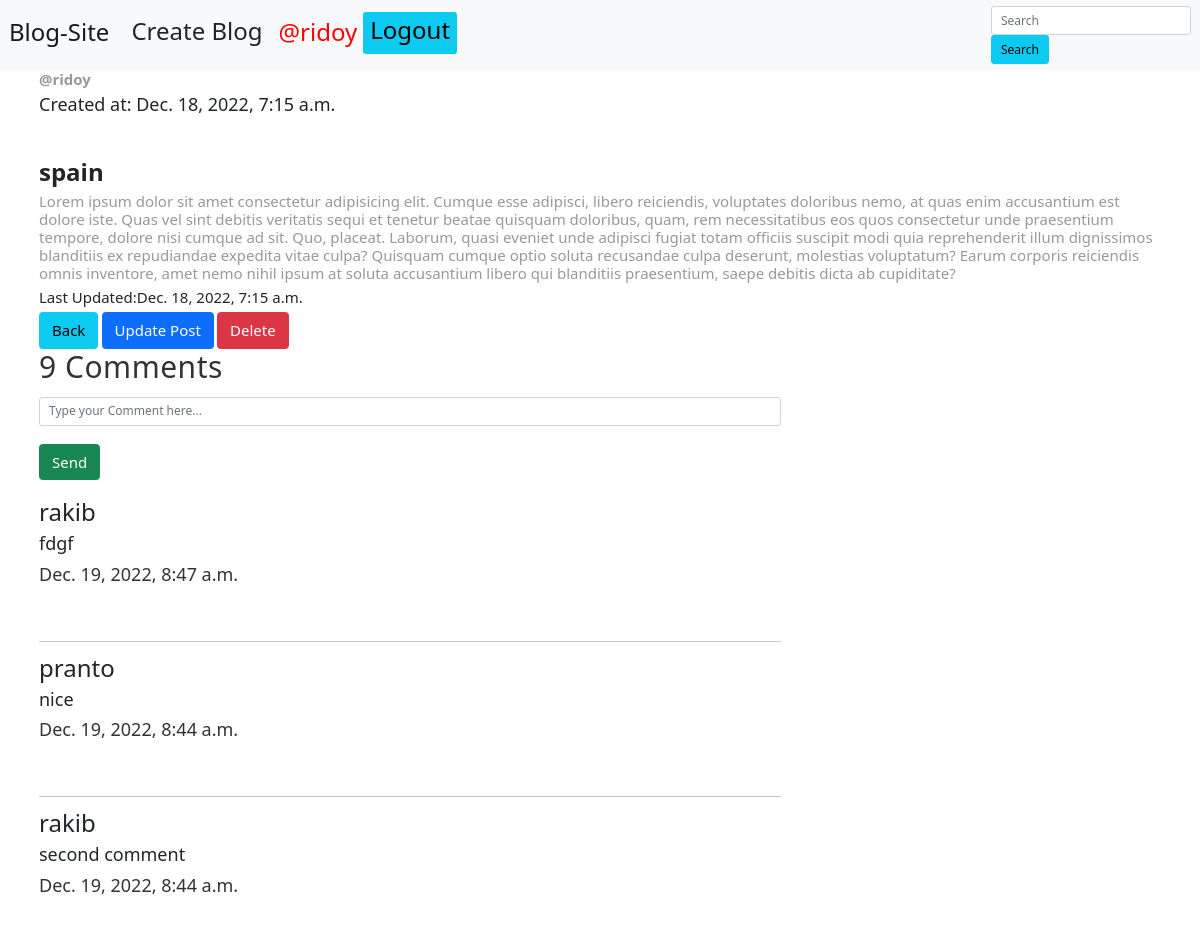
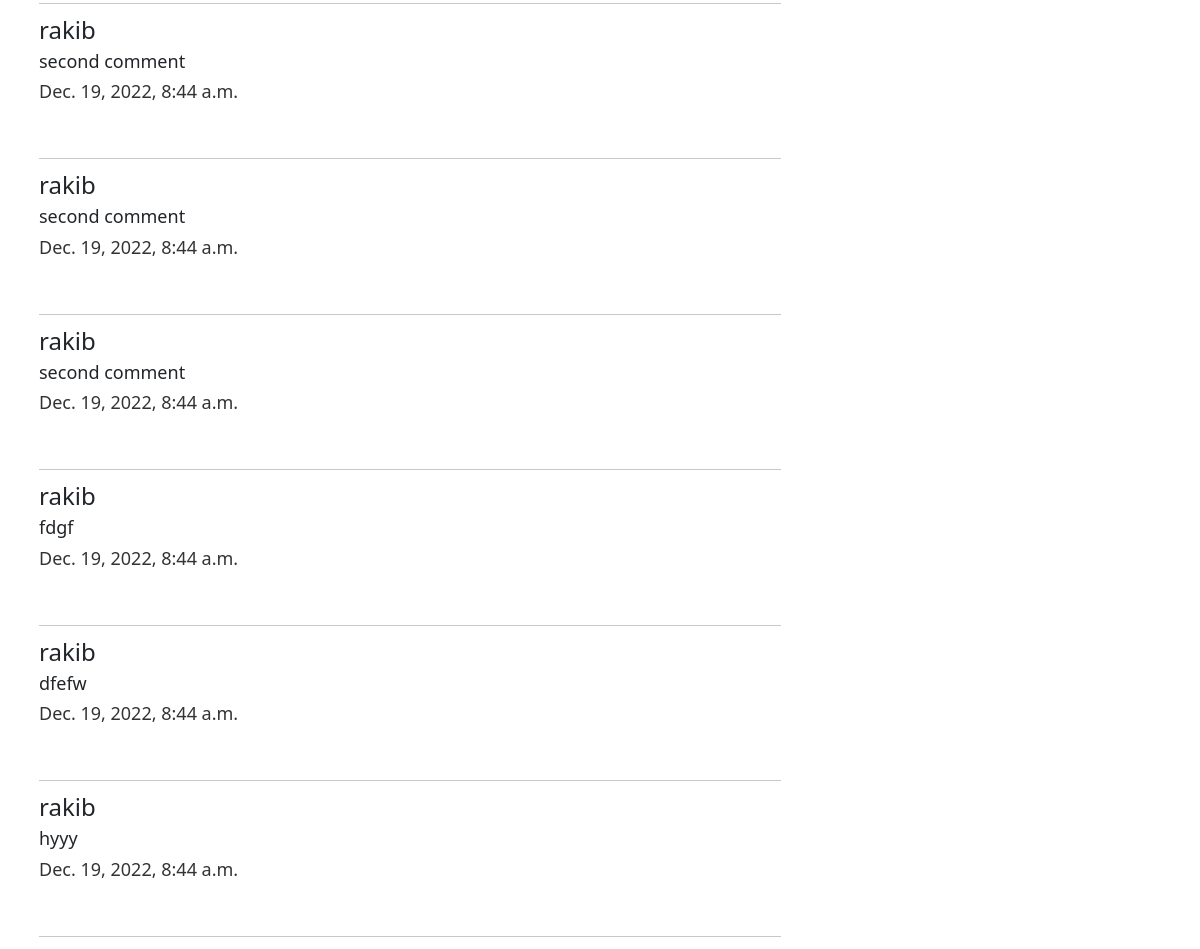
The app's page /post/12 (signed in) with its own data (2 pictures, top to bottom).
### myapp/models.py (models this page shows, shortened)
class Post(models.Model):
  title = models.CharField(max_length=50)
  body = models.TextField()
  author = models.ForeignKey(User, on_delete=models.CASCADE)
  created = models.DateTimeField(auto_now_add=True)
  updated = models.DateTimeField(auto_now=True)
  class Meta:
    ordering=['-created']

class Comment(models.Model):
  author = models.ForeignKey(User, on_delete=models.CASCADE)
  post = models.ForeignKey('Post', on_delete=models.CASCADE)
  comment = models.TextField(max_length=200)
  updated = models.DateTimeField(auto_now=True)
  class Meta:
    ordering=['-updated']

### myapp/views.py (the view, shortened to what this page needs)
# urls.py: path('post/<str:pk>',getPost, name='post_details'),
def getPost(request,pk):
  post = Post.objects.get(id=pk)
  context = {'title':'View-Post','post':post}
  return render(request, 'myapp/getpost.html',context)

### templates/myapp/getpost.html (shortened to what this page needs)
{% extends 'base.html' %}
{% load static %}
{% block content %}
  <div class="container">
    <h3><b>@{{post.author}}</b></h3>
    <h4>Created at: {{post.created}} </h4>
    <br>
    <br>
    <h2><b>{{post.title}}</b></h2>
    <h3>{{post.body}}</h3>
    <h5>Last Updated:{{post.updated}}</h5>
    <a class="btn btn-info btn-lg" href="{% url 'home' %}">Back</a>
    {% if user.is_authenticated %}
    <a class="btn btn-primary btn-lg" href="{% url 'updatePost' post.id %}">Update Post</a>
    <a class="btn btn-danger btn-lg" href="{% url 'post_delete' post.id %}">Delete</a>
    {% endif %}
  </div>
<div class="container">
 <div class="row">
  <div class="col-md-8">
    <div class="comments-container">
      <h1>{{post.comment_set.all.count}} Comments</h1>
      {% if request.user.is_authenticated %}
      <form  method="POST">
        <input class="form-control" type="text" name="comment" placeholder="Type your Comment here...">
        <br>
        <input class=" btn btn-success btn-lg" type="submit" name="submit" value="Send"><br><br>
      </form>
      {% endif %}
      <div class="comments-wrapper">
          {% for comment in post.comment_set.all %}
          <div class="comment">
              <div class="comment-header">
                  <h2>{{comment.author}}</h2>
                  <h4>{{comment.comment}}</h4>
                  <p>{{comment.updated}}</p>
              </div>
          <hr/>
          {% endfor %}
          </div>
      </div>
  </div>
  </div>
 </div>
{% endblock %}

### templates/base.html (shortened to what this page needs)
<!DOCTYPE html>
{% load static %}
<html lang="en">
<head>
  <link href="https://cdn.jsdelivr.net/npm/bootstrap@5.0.2/dist/css/bootstrap.min.css" rel="stylesheet">
  <link rel="stylesheet" href="{% static 'css/base.css' %}">
</head>
<body>
 <nav class="navbar navbar-expand-lg navbar-light bg-light">
    <div class="container-fluid">
      <a class="navbar-brand" href="{% url 'home' %}"><h2>Blog-Site</h2></a>
      <div class="collapse navbar-collapse" id="navbarSupportedContent">
        <ul class="navbar-nav me-auto mb-2 mb-lg-0">
          <li class="nav-item">
            <a class="btn btn-outline-info;" aria-current="page"  href="{% url 'create_post' %}"><h2>Create Blog</h2></a>
          </li>
          {%  if request.user.is_authenticated %}
           <li class="nav-item">
            <a class="nav-link " href="{% url 'my_account' %}" tabindex="-1" aria-disabled="true"><h2 style="color: red">@{{request.user.username}}</h2></a>
            </li>
            <li class="nav-item">
              <a class="btn btn-info progress-bar-animated btn-sm" href="{% url 'logout' %}" ><h2>Logout</h2></a>
              </li>
          {% else %}
          <a class="btn btn-info progress-bar-animated btn-sm" href="{% url 'login' %}" ><h2>Login</h2></a> &nbsp;
          <a href="{% url 'signup' %}" class="btn btn-success progress-bar-animated btn-lg">Signup</a>
          {% endif %}
        </ul>
        <form action="" method="GET" class="search">
          <input type="text" name="search" placeholder="Search" aria-label="Search" class="form-control me-2">
          <input type="submit" value="Search"  class="btn btn-info">
      </form>
      </div>
    </div>
  </nav>
 {% block content %}
 {% endblock %}
</body>
</html>

### static/css/base.css (style rules this page uses)
* { padding: 0; margin: 0; }
html { font-family: "Roboto", sans-serif; font-size: 12px; }
h3 { margin: 0 0 0.5rem 0; color: #999; font-size: 1.25rem; }
h1 { margin: 0 0 1rem 0; font-size: 2.5rem; letter-spacing: 0.5px; color: #333; }
p { margin: 0 0 4.5rem 0; font-size: 1.5rem; line-height: 1.45; color: #333; }

### records on screen
Post: author "ridoy", created "Dec. 18, 2022, 7:15 a.m.", title "spain", body "Lorem ipsum dolor sit amet consectetur adipisicing elit. Cumque esse adipisci, libero reiciendis, voluptates doloribus nemo, at quas enim accusantium est dolore iste. Quas vel sint debitis veritatis sequi et tenetur beatae quisquam doloribus, quam, rem necessitatibus eos quos consectetur unde praesentium tempore, dolore nisi cumque ad sit. Quo, placeat. Laborum, quasi eveniet unde adipisci fugiat totam officiis suscipit modi quia reprehenderit illum dignissimos blanditiis ex repudiandae expedita vitae culpa? Quisquam cumque optio soluta recusandae culpa deserunt, molestias voluptatum? Earum corporis reiciendis omnis inventore, amet nemo nihil ipsum at soluta accusantium libero qui…", updated "Dec. 18, 2022, 7:15 a.m.", comment_set.all.count "9"
Comment: author "rakib", comment "fdgf", updated "Dec. 19, 2022, 8:47 a.m."
Comment: author "pranto", comment "nice", updated "Dec. 19, 2022, 8:44 a.m."
Comment: author "rakib", comment "second comment", updated "Dec. 19, 2022, 8:44 a.m."
Comment: author "rakib", comment "second comment", updated "Dec. 19, 2022, 8:44 a.m."
Comment: author "rakib", comment "second comment", updated "Dec. 19, 2022, 8:44 a.m."
Comment: author "rakib", comment "second comment", updated "Dec. 19, 2022, 8:44 a.m."
Comment: author "rakib", comment "fdgf", updated "Dec. 19, 2022, 8:44 a.m."
Comment: author "rakib", comment "dfefw", updated "Dec. 19, 2022, 8:44 a.m."
Comment: author "rakib", comment "hyyy", updated "Dec. 19, 2022, 8:44 a.m."

### other values on screen
{{ request.user.username }} "ridoy"
